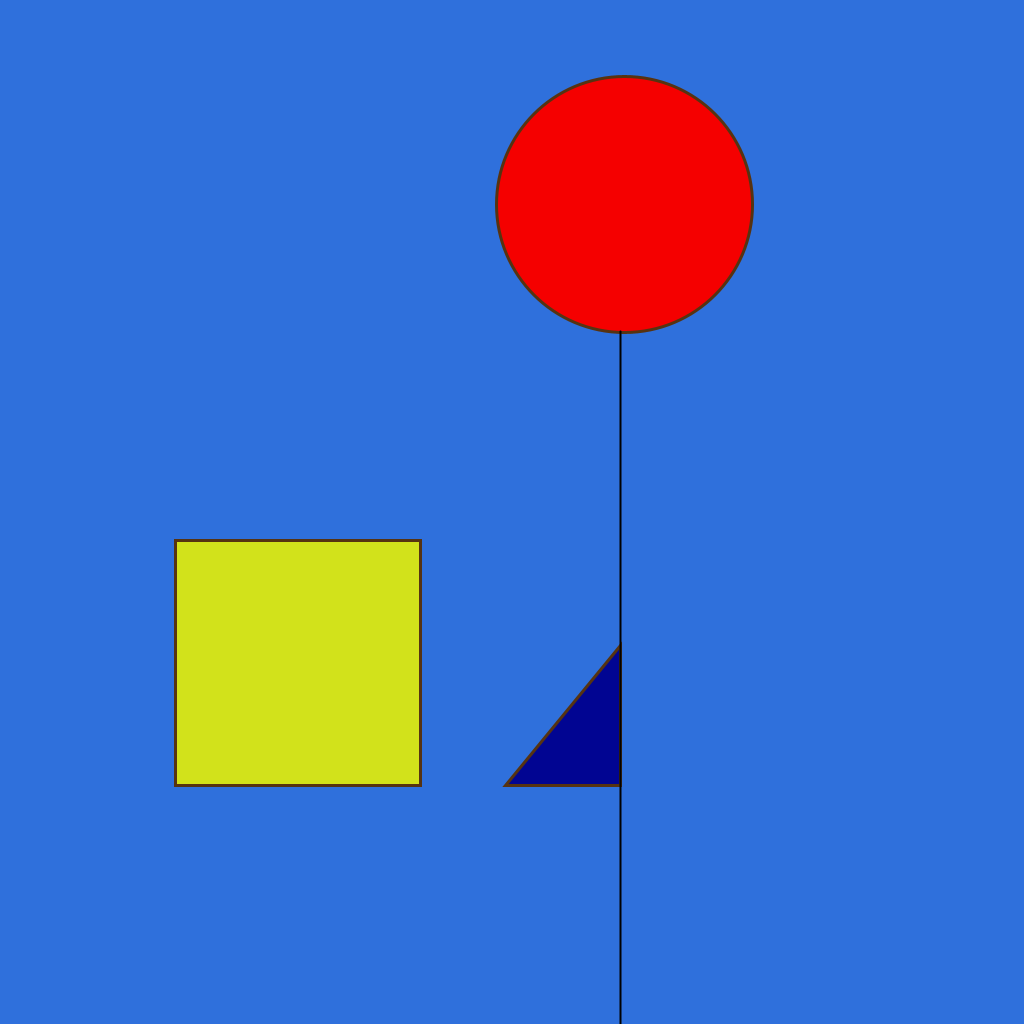
Frame 1 (no input)
Frame 60 (the mouse pressed at the canvas centre just before this capture): identical to frame 1, image omitted
Frame 120 (the mouse held since frame 60 and released just before this capture): identical to frame 1, image omitted

The Processing sketch that drew this single still picture (run headless with seeded random() and noise(); from frame 60 on, the mouse is pressed at the canvas centre):

// Processing sketch: Shape_ColorPiece_240131a
// ── Shape_ColorPiece_240131a.pde
// Paul Klee, Red Ballon, 1922
 void setup(){
   size(1024, 1024); 
 }
 
 void draw(){
   background(#2f70dc);
   stroke(#563311);
   strokeWeight(3);
   fill(#d2e21b);
   square(175, 540, 245);
   noFill();
   fill(#f50000);
   circle(width * 0.61, height * 0.20, width * 0.25); 
   noFill(); 
   fill(#010592);
   triangle(505, 785, 620, 645, 620, 785);
   noFill();
   stroke(#000000);
   strokeWeight(2);
   line(620, 331, 620, 1024);
 }
